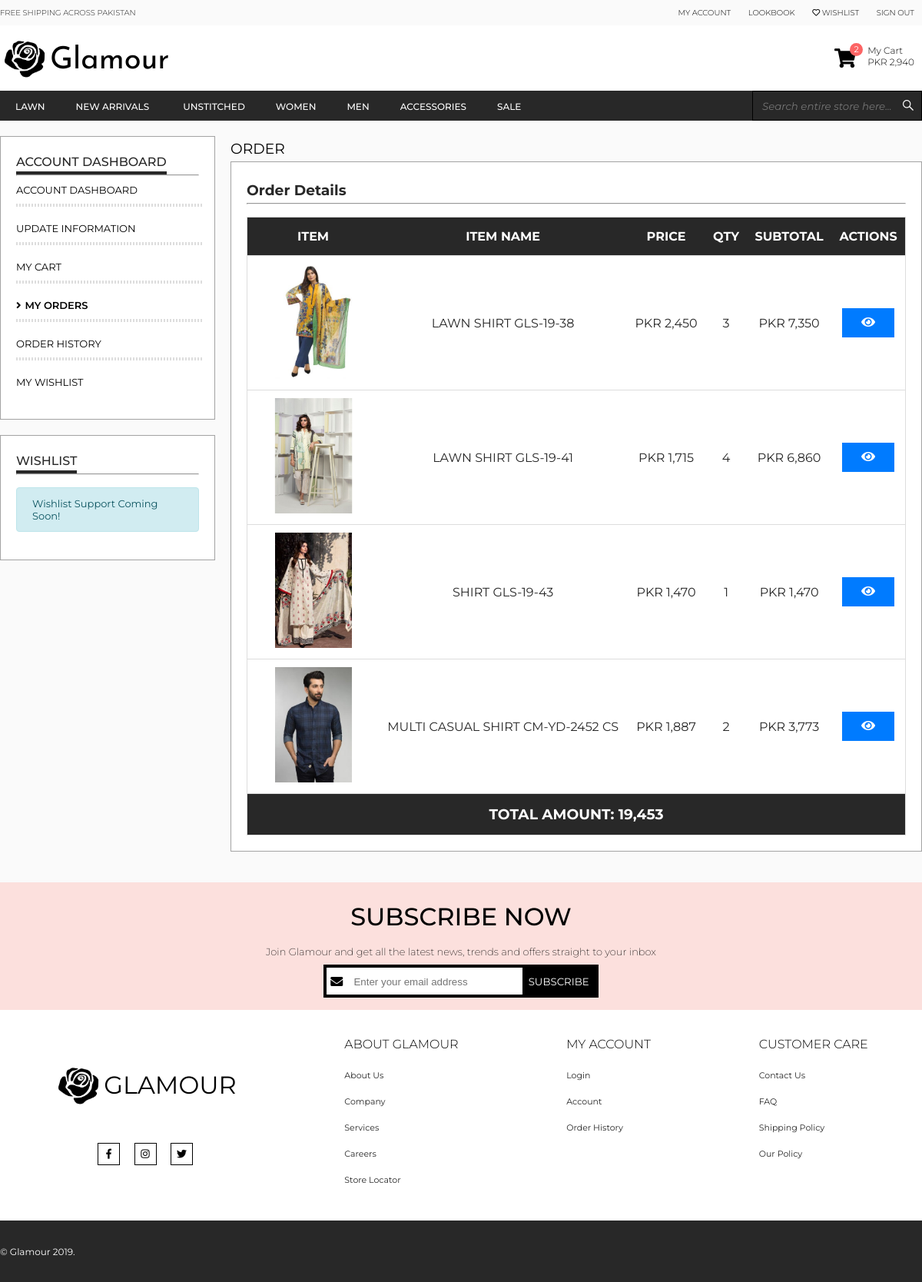
Screenshot of /users/order/3 (signed in) with the database file from the repository.
### tables this page shows
CREATE TABLE `store` (
  `id` int(11) NOT NULL,
  `name` varchar(255) NOT NULL,
  `email_id` varchar(255) NOT NULL,
  `logo` varchar(255) NOT NULL,
  `facebook_link` varchar(255) NOT NULL,
  `instagram_link` varchar(255) NOT NULL,
  `twitter_link` varchar(255) NOT NULL,
  `youtube_link` varchar(255) NOT NULL,
  `google_plus_link` varchar(255) NOT NULL,
  `vimeo_link` varchar(255) NOT NULL
);

CREATE TABLE `menu_items` (
  `menu_item_id` int(11) NOT NULL,
  `menu_item_name` varchar(255) NOT NULL,
  `menu_item_order` int(11) NOT NULL,
  `featured` tinyint(1) NOT NULL DEFAULT 0
);

CREATE TABLE `order_items` (
  `order_id` int(11) NOT NULL,
  `product_id` int(11) NOT NULL,
  `quantity` int(11) NOT NULL,
  `product_price` float NOT NULL,
  `total_price` float NOT NULL
);

CREATE TABLE `products` (
  `product_id` int(11) NOT NULL,
  `product_name` varchar(255) NOT NULL,
  `top_menu_item_id` int(11) NOT NULL,
  `menu_item_id` int(11) NOT NULL,
  `sale_item` tinyint(1) NOT NULL DEFAULT 0,
  `discount_rate` float NOT NULL,
  `price` int(11) NOT NULL,
  `quantity` int(11) NOT NULL,
  `created_at` datetime NOT NULL DEFAULT current_timestamp(),
  `description` text NOT NULL,
  `SKU` varchar(255) NOT NULL,
  `product_type` varchar(255) NOT NULL,
  `views` int(11) NOT NULL DEFAULT 0,
  `visibility` tinyint(1) NOT NULL DEFAULT 1
);

CREATE TABLE `orders` (
  `order_id` int(11) NOT NULL,
  `customer_name` varchar(255) NOT NULL,
  `status` varchar(255) NOT NULL DEFAULT 'Pending',
  `total_amount` float NOT NULL,
  `date` datetime NOT NULL DEFAULT current_timestamp(),
  `customer_id` int(11) NOT NULL
);

### app/core/App.php (called while the page is built, shortened)
<?php
class App
{
    protected $currentMethod = 'index';
    public function __construct()
    {
        $url = App::getUrl();
        if (isset($url[0])) {
            if (file_exists('../app/controllers/' . ucwords($url[0]) . '.php')) {
                unset($url[0]);
            }
        }
        $this->currentController = new $this->currentController;
        if (isset($url[1])) {
            if (method_exists($this->currentController, $url[1])) {
                $this->currentMethod = $url[1];
                unset($url[1]);
            }
        }
        $this->params = $url ? array_values($url) : [];
        call_user_func_array([$this->currentController, $this->currentMethod], $this->params);
    }
    public static function getUrl()
    {
        if (isset($_GET['url'])) {
            $url = rtrim($_GET['url'], '/');
            $url = explode('/', $url);
            return $url;
        }
    }
}

### public/index.php (called while the page is built, shortened)
<?php
	$app = new App;

### app/core/Database.php (called while the page is built, shortened)
<?php
class Database
{
    private $host = DB_HOST;
    private $user = DB_USER;
    private $pass = DB_PASS;
    private $dbname = DB_NAME;
    private $dbh;
    private $stmt;
    public function __construct()
    {
        $dsn = 'mysql:host=' . $this->host . ';dbname=' . $this->dbname;
        $options = array(
            PDO::ATTR_PERSISTENT => true,
            PDO::ATTR_ERRMODE => PDO::ERRMODE_EXCEPTION,
            PDO::ATTR_DEFAULT_FETCH_MODE => PDO::FETCH_OBJ,
        );
        try {
            $this->dbh = new PDO($dsn, $this->user, $this->pass, $options);
        } catch (PDOException $e) {
            $this->error = $e->getMessage();
            echo $this->error;
        }
    }
    public function query($sql)
    {
        $this->stmt = $this->dbh->prepare($sql);
    }
    public function execute()
    {
        return $this->stmt->execute();
    }
    public function fetchAll()
    {
        $this->execute();
        return $this->stmt->fetchAll();
    }
    public function fetchOne()
    {
        $this->execute();
        return $this->stmt->fetch();
    }
}

### app/helpers/functions.php (called while the page is built, shortened)
<?php
$db = new Database;
function loadMenu(){
	global $db;
	$db->query('SELECT * FROM menu_items ORDER BY menu_item_order ASC;');
	$results = $db->fetchAll();
	return $results;
}
function loadSubmenu($menu_item){
	global $db;
	$db->query("SELECT * FROM submenu_items WHERE menu_item_id = {$menu_item->menu_item_id} ORDER BY submenu_item_order ASC");
	$results = $db->fetchAll();
	return $results;
}
function loadStoreData(){
	global $db;
	$db->query("SELECT * FROM store");
	$results = $db->fetchOne();
	return $results;
}
function getCartItemsCount(){
	global $db;
	if(isset($_SESSION['user_id'])){
		$user_id = $_SESSION['user_id'];
		$db->query("SELECT COUNT(*) AS count FROM cart_items AS ci, cart AS c WHERE ci.cart_id = c.cart_id AND c.customer_id = {$user_id}");
		$results = $db->fetchOne();
		return $results->count;
	}else{
		return 0;
	}
}
function getCartItemsTotal(){
	global $db;
	if(isset($_SESSION['user_id'])){
		$user_id = $_SESSION['user_id'];
		$db->query("SELECT SUM(ci.total_price) AS sum FROM cart_items AS ci, cart AS c WHERE ci.cart_id = c.cart_id AND c.customer_id = {$user_id}");
		$results = $db->fetchOne();
		return $results->sum;
	}else{
		return 0;
	}
}
?>

### app/models/User.php (called while the page is built, shortened)
<?php
class User
{
    private $db;
    public function __construct()
    {
        $this->db = new Database();
    }
    public function getOrder($id)
    {
        $this->db->query("SELECT oi.*, o.total_amount AS order_total_amount FROM orders AS o, order_items AS oi WHERE o.customer_id = {$_SESSION['user_id']} AND o.order_id = oi.order_id AND o.order_id = {$id}");
        $order = $this->db->fetchAll();
        return $order;
    }
}

### app/views/users/order.php (the view, shortened to what this page needs)
<?php require APPROOT . '/views/inc/header.php';?>
<section>
	<div class="container">
		<main>
			<section id="dashboard-area">
				<?php require APPROOT . '/views/users/sidebar.php'; ?>
				<div class="main">
					<h1 class="uppercase">ORDER</h1>
					<div class="well">
						<h3>Order Details</h3>
						<hr>
						<table class="table uppercase mt-3">
							<thead class="bg-dark">
								<tr>
									<th scope="col">Item</th>
									<th scope="col">Item Name</th>
									<th scope="col">Price</th>
									<th scope="col">QTY</th>
									<th scope="col">Subtotal</th>
									<th scope="col">Actions</th>
								</tr>
							</thead>
							<tbody>
								<?php
									$db = new Database();
									if(count($data['order']) > 0){
										foreach($data['order'] as $order_item){
								?>
								<tr>
									<?php
										$db->query("SELECT image_uri FROM product_images WHERE product_id = {$order_item->product_id}");
										$image = $db->fetchOne()->image_uri;
										$db->query("SELECT * FROM products WHERE product_id = {$order_item->product_id}");
										$product = $db->fetchOne();
									?>
									<td class="img"><img src="<?php getLink('img/' . $image) ?>" height="100%"></td>
									<td><?php echo $product->product_name; ?></td>
									<td>PKR <?php echo number_format($order_item->product_price); ?></td>
									<td><?php echo $order_item->quantity; ?></td>
									<td>PKR <?php echo number_format($order_item->total_price); ?></td>
									<td>
										<a class="d-block m-1" href="<?php getLink('products/product/' . $product->product_id); ?>"><button class="btn btn-block btn-primary"><i class="fas fa-eye"></i></button></a>
									</td>
								</tr>
								<?php }} ?>
							</tbody>
							<tfoot class="bg-dark">
								<tr>
									<td colspan="6" class="text-center uppercase">
										<h3>Total Amount: <?php echo number_format($data['order'][0]->order_total_amount); ?></h3>
									</td>
								</tr>
							</tfoot>
						</table>
					</div>
				</div>
			</section>
		</main>
	</div>
</section>
<?php require APPROOT . '/views/inc/footer.php';?>

### app/views/inc/header.php (shortened to what this page needs)
<?php $store_data = loadStoreData(); ?>
<!DOCTYPE html>
<html lang="en">
<head>
    <link rel="stylesheet" href="<?php getLink('css/all.min.css') ?>">
    <link rel="stylesheet" href="<?php getLink('css/global.css'); ?>">
    <link rel="stylesheet" href="<?php getLink('css/helper-classes.css'); ?>">
    <link rel="stylesheet" href="<?php getLink('css/header.css'); ?>">
    <link rel="stylesheet" href="<?php getLink('css/footer.css'); ?>">
    <?php
	if ($data['active'] == 'account' || $data['active'] == 'update' || $data['active'] == 'cart' || $data['active'] == 'orders' || $data['active'] == 'wishlist' || $data['active'] == 'order' || $data['active'] == 'order-history') {
		?>
    <link rel="stylesheet" href="<?php getLink('css/account.css'); ?>">
    <?php
}
?>
</head>
<body>
    <header>
        <div class="top-panel">
            <div class="container">
                <ul class="left inline-list uppercase">
                    <li>
                        Free Shipping Across Pakistan
                    </li>
                </ul>
                <ul class="right inline-list uppercase">
                    <?php if (isset($_SESSION['user_id'])) { ?>
                    <li>
                        <a href="<?php getLink('users/account'); ?>">My Account</a>
                    </li>
                    <?php } ?>
                    <li>
                        <a href="<?php getLink('pages/lookbook'); ?>">Lookbook</a>
                    </li>
                    <li>
                        <a href="#"><i class="far fa-heart"></i> Wishlist</a>
                    </li>
                    <li>
                        <?php if (isset($_SESSION['user_id'])) { ?>
                        <a href="<?php getLink('users/logout'); ?>">Sign Out</a>
                        <?php } else { ?>
                        <a href="<?php getLink('users/signin'); ?>">Sign In</a>
                        <?php } ?>
                    </li>
                </ul>
            </div>
        </div>
        <div id="branding">
            <div class="container">
                <a href="<?php echo URLROOT; ?>" id="logo">
                    <img src="<?php getLink('img/' . $store_data->logo); ?>" alt="logo">
                    <h1>
                        <?php echo $store_data->name; ?>
                    </h1>
                </a>
                <a id="my-cart" href="<?php getLink('users/cart') ?>">
                    <div class="left">
                        <i class="fas fa-shopping-cart"></i>
                        <div id="cart-items-quantity"><?php echo getCartItemsCount(); ?></div>
                    </div>
                    <div class="right">
                        <div class="top">
                            My Cart
                        </div>
                        <div class="bottom">
                            PKR <?php echo number_format(getCartItemsTotal()); ?>
                        </div>
                    </div>
                </a>
            </div>
        </div>
        <nav>
            <div class="container">
                <ul class="inline-list uppercase left">
                    <?php $menu_items = loadMenu();
					foreach ($menu_items as $menu_item) {
						?>
                    <li>
                        <a
                            href="<?php getLink('products/menu/' . $menu_item->menu_item_id); ?>"><?php echo $menu_item->menu_item_name; ?></a>
                        <?php
							$submenuItems = loadSubmenu($menu_item);
							if (count($submenuItems) > 0) {
								?>
                    </li>
                    <?php
					}
				}
				?>
                </ul>
                <div class="right search">
                    <input type="text" id="search" placeholder="Search entire store here..." autocomplete="off">
                    <label for="search"><i class="fab fa-sistrix"></i></label>
                </div>
            </div>
        </nav>
    </header>

### app/views/inc/footer.php (shortened to what this page needs)
<footer>
    <div id="subscribe">
        <div class="container">
            <h1 class="uppercase">Subscribe Now</h1>
            <p>Join <?php echo $store_data->name; ?> and get all the latest news, trends and offers straight to your
                inbox</p>
            <form id="subscribe-form" class="form-inline" method="post"
                action="<?php getLink('users/subscribeOther'); ?>">
                <div class="input-group">
                    <label for="subscribe-field"><i class="fas fa-envelope"></i></label>
                    <input type="email" id="subscribe-field" placeholder="Enter your email address" autocomplete="on"
                        name="email">
                </div>
                <button type="submit" class="uppercase p-2">SUBSCRIBE</button>
            </form>
        </div>
    </div>
    <div id="links">
        <div class="container">
            <div class="social-links">
                <div class="d-flex">
                    <img src="<?php getLink('img/' . $store_data->logo); ?>" width="65px" alt="logo">
                    <h1 class="uppercase">
                        <?php echo $store_data->name; ?>
                    </h1>
                </div>
                <div id="social-links" class="d-flex">
                    <?php if ($store_data->facebook_link !== '') { ?>
                    <a target="_blank" href="<?php echo $store_data->facebook_link; ?>"><i
                            class="fab fa-facebook-f"></i></a>
                    <?php } ?>
                    <?php if ($store_data->instagram_link !== '') { ?>
                    <a target="_blank" href="<?php echo $store_data->instagram_link; ?>"><i
                            class="fab fa-instagram"></i></a>
                    <?php } ?>
                    <?php if ($store_data->twitter_link !== '') { ?>
                    <a target="_blank" href="<?php echo $store_data->twitter_link; ?>"><i
                            class="fab fa-twitter"></i></a>
                    <?php } ?>
                </div>
            </div>
            <div id="left-links">
                <h4 class="uppercase">About <?php echo $store_data->name; ?></h4>
                <ul>
                    <li><a href="<?php getLink('pages/page/about'); ?>">About Us</a></li>
                    <li><a href="<?php getLink('pages/page/company'); ?>">Company</a></li>
                    <li><a href="<?php getLink('pages/page/services'); ?>">Services</a></li>
                    <li><a href="<?php getLink('pages/page/careers'); ?>">Careers</a></li>
                    <li><a href="<?php getLink('pages/page/store locator'); ?>">Store Locator</a></li>
                </ul>
            </div>
            <div id="center-links">
                <h4 class="uppercase">My Account</h4>
                <ul>
                    <li><a href="<?php getLink('users/signin'); ?>">Login</a></li>
                    <li><a href="<?php getLink('users/account'); ?>">Account</a></li>
                    <li><a href="<?php getLink('users/order_history'); ?>">Order History</a></li>
                </ul>
            </div>
            <div id="right-links">
                <h4 class="uppercase">Customer Care</h4>
                <ul>
                    <li><a href="<?php getLink('pages/page/contact us'); ?>">Contact Us</a></li>
                    <li><a href="<?php getLink('pages/page/faq'); ?>">FAQ</a></li>
                    <li><a href="<?php getLink('pages/page/shipping policy'); ?>">Shipping Policy</a></li>
                    <li><a href="<?php getLink('pages/page/our policy'); ?>">Our Policy</a></li>
                </ul>
            </div>
        </div>
    </div>
    <div id="footer-bottom">
        <div class="container">
            &copy; <?php echo $store_data->name; ?> 2019.
        </div>
    </div>
</footer>
</body>
</html>

### rows the page displays
store: name "Glamour", name "GLAMOUR"
menu_items: menu_item_name "LAWN"
menu_items: menu_item_name "NEW ARRIVALS"
menu_items: menu_item_name "UNSTITCHED"
menu_items: menu_item_name "WOMEN"
menu_items: menu_item_name "MEN"
menu_items: menu_item_name "ACCESSORIES"
menu_items: menu_item_name "SALE"
order_items: shows a picture, product.product_name "LAWN SHIRT GLS-19-38", product_price "2,450", quantity "3", total_price "7,350"
order_items: shows a picture, product.product_name "LAWN SHIRT GLS-19-41", product_price "1,715", quantity "4", total_price "6,860"
order_items: shows a picture, product.product_name "SHIRT GLS-19-43", product_price "1,470", quantity "1", total_price "1,470"
order_items: shows a picture, product.product_name "MULTI CASUAL SHIRT CM-YD-2452 CS", product_price "1,887", quantity "2", total_price "3,773"
orders: total_amount "19,453"

### other values shown
getCartItemsCount() "2"
getCartItemsTotal() "2,940"
